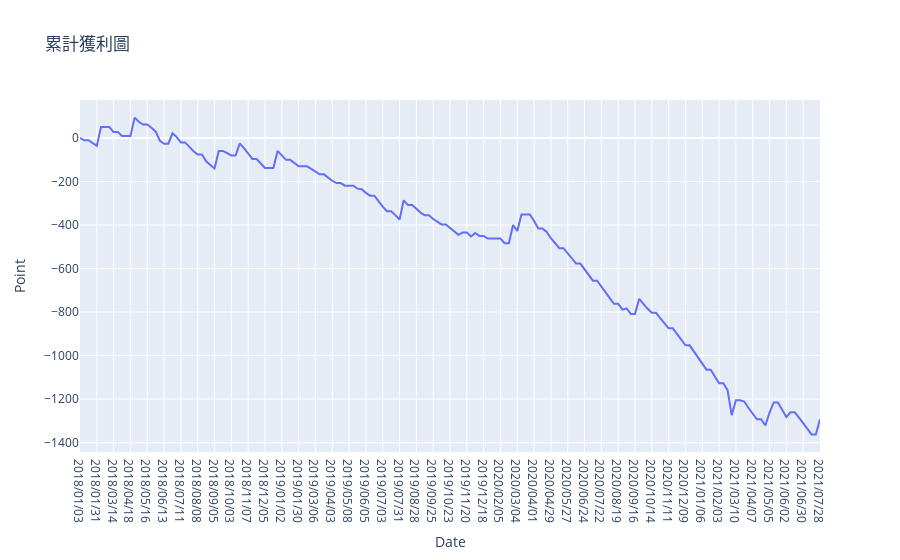

The notebook cell this image was saved under:
### Code cell
visualize(result_sdf,)

### Figure 1 — Plotly figure (JSON) as saved in the notebook; plotly's stock layout.template omitted (floating-point values rounded to 4 significant figures; data arrays with more than 128 entries replaced by an {"elided": "..."} marker saying what was removed)
{"data": [{"type": "scatter", "x": {"elided": "177 str values"}, "y": {"elided": "177 float values"}}], "layout": {"title": {"text": "累計獲利圖"}, "xaxis": {"title": {"text": "Date"}}, "yaxis": {"title": {"text": "Point"}}}}
